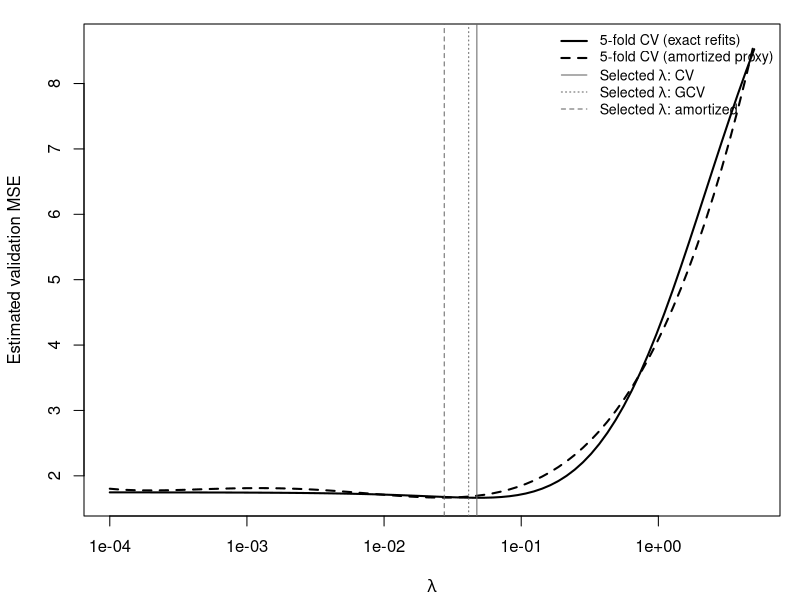

This chart was generated by the following R code:
#!/usr/bin/env Rscript

# Empirical illustration: ridge tuning (GCV vs K-fold CV) and amortized evaluation
# Produces:
#   fig/ridge_tuning_demo.pdf
#   fig/ridge_tuning_table.tex
#
# Run:
#   Rscript code/experiments/ridge_tuning_demo.R

set.seed(123)
options(stringsAsFactors = FALSE)

ensure_dir <- function(path) if (!dir.exists(path)) dir.create(path, recursive = TRUE)
ensure_dir("fig")

n <- 300
p <- 80
sigma <- 1

# correlated design
rho <- 0.2
Sigma <- rho ^ abs(outer(1:p, 1:p, "-"))
X <- matrix(rnorm(n * p), n, p) %*% chol(Sigma)
beta0 <- c(rep(1, 8), rep(0, p - 8))
y <- as.numeric(X %*% beta0 + rnorm(n, sd = sigma))

# hold-out test set
n_te <- 300
Xte <- matrix(rnorm(n_te * p), n_te, p) %*% chol(Sigma)
yte <- as.numeric(Xte %*% beta0 + rnorm(n_te, sd = sigma))

lam_grid <- exp(seq(log(1e-4), log(5), length.out = 80))

ridge_fit <- function(X, y, lam) {
  XtX <- crossprod(X)
  rhs <- crossprod(X, y)
  solve(XtX + (n * lam) * diag(ncol(X)), rhs)
}

ridge_pred <- function(beta, X) as.numeric(X %*% beta)

gcv_score <- function(X, y, lam, eigvals = NULL) {
  # V(lam) = (rss/n) / (1 - tr(A)/n)^2, A = X (X'X + n lam I)^{-1} X'
  n <- nrow(X)
  beta <- ridge_fit(X, y, lam)
  r <- y - ridge_pred(beta, X)
  rss <- mean(r^2)
  if (is.null(eigvals)) eigvals <- eigen(crossprod(X), only.values = TRUE)$values
  trA <- sum(eigvals / (eigvals + n * lam))
  rss / (1 - trA / n)^2
}

# K-fold CV (Standard)
start_time_cv <- Sys.time()
K <- 5
fold_id <- sample(rep(1:K, length.out = n))
cv_mse <- function(lam) {
  err <- numeric(K)
  for (k in 1:K) {
    tr <- which(fold_id != k)
    va <- which(fold_id == k)
    beta <- ridge_fit(X[tr, , drop = FALSE], y[tr], lam)
    pred <- ridge_pred(beta, X[va, , drop = FALSE])
    err[k] <- mean((y[va] - pred)^2)
  }
  mean(err)
}

eigvals <- eigen(crossprod(X), only.values = TRUE)$values
gcv_vals <- sapply(lam_grid, \(lam) gcv_score(X, y, lam, eigvals))
cv_vals <- sapply(lam_grid, cv_mse)
end_time_cv <- Sys.time()
time_cv <- as.numeric(end_time_cv - start_time_cv, units = "secs")

lam_gcv <- lam_grid[which.min(gcv_vals)]
lam_cv <- lam_grid[which.min(cv_vals)]

beta_gcv <- ridge_fit(X, y, lam_gcv)
beta_cv <- ridge_fit(X, y, lam_cv)
mse_gcv <- mean((yte - ridge_pred(beta_gcv, Xte))^2)
mse_cv <- mean((yte - ridge_pred(beta_cv, Xte))^2)

# Amortized evaluation (Corrected: Per-fold generator training)
# To avoid data leakage, we train the generator on the training set of each fold.
start_time_gen <- Sys.time()
B <- 25
cv_gen_vals <- numeric(length(lam_grid))
# We sum MSEs across folds then divide by K
total_gen_mse <- numeric(length(lam_grid))

for (k in 1:K) {
  tr <- which(fold_id != k)
  va <- which(fold_id == k)
  
  X_tr <- X[tr, , drop = FALSE]
  y_tr <- y[tr]
  X_va <- X[va, , drop = FALSE]
  y_va <- y[va]
  
  # 1. Train generator on this fold's training data
  # Sample B lambdas
  lam_train <- exp(runif(B, log(min(lam_grid)), log(max(lam_grid))))
  
  # Solve on training set
  Theta_tr <- sapply(lam_train, \(lam) ridge_fit(X_tr, y_tr, lam)) # p x B
  
  # Fit linear map A_k: (1, log(lam), log(lam)^2) -> beta
  Z <- rbind(1, log(lam_train), log(lam_train)^2) # 3 x B
  ZZt <- Z %*% t(Z)
  # Ridge regression for the generator weights (to handle stability)
  A_k <- Theta_tr %*% t(Z) %*% solve(ZZt + 1e-10 * diag(nrow(ZZt))) # p x 3
  
  # 2. Evaluate on validation set for ALL grid lambdas using generator
  Z_grid <- rbind(1, log(lam_grid), log(lam_grid)^2) # 3 x n_grid
  Beta_pred <- A_k %*% Z_grid # p x n_grid
  
  # Predictions: X_va (n_val x p) * Beta_pred (p x n_grid) -> (n_val x n_grid)
  Preds <- X_va %*% Beta_pred
  
  # Compute MSE per lambda
  # y_va is vector of length n_val. sweep subtracts vector from each column? 
  # No, sweep(x, 1, stat) subtracts stat[i] from x[i, ]. Correct for rows.
  Resids <- sweep(Preds, 1, y_va, "-")
  total_gen_mse <- total_gen_mse + colMeans(Resids^2)
}
cv_gen_vals <- total_gen_mse / K
end_time_gen <- Sys.time()
time_gen <- as.numeric(end_time_gen - start_time_gen, units = "secs")

lam_gen_cv <- lam_grid[which.min(cv_gen_vals)]
# Final refit at selected lambda (exact)
beta_gen_cv <- ridge_fit(X, y, lam_gen_cv)
mse_gen_cv <- mean((yte - ridge_pred(beta_gen_cv, Xte))^2)

# Print timings
cat(sprintf("Standard CV time: %.2f s\n", time_cv))
cat(sprintf("Amortized CV time: %.2f s\n", time_gen))

# ---- Figure: tuning curves ----
pdf("fig/ridge_tuning_demo.pdf", width = 6.7, height = 4.5)
par(mar = c(4.2, 4.2, 1.2, 1))
plot(lam_grid, cv_vals, log = "x", type = "l", lwd = 2,
     xlab = expression(lambda), ylab = "Estimated validation MSE",
     ylim = range(c(cv_vals, cv_gen_vals)))
lines(lam_grid, cv_gen_vals, lwd = 2, lty = 2)
abline(v = lam_cv, col = "gray40")
abline(v = lam_gcv, col = "gray40", lty = 3)
abline(v = lam_gen_cv, col = "gray40", lty = 2)
legend("topright",
       legend = c("5-fold CV (exact refits)", "5-fold CV (amortized proxy)",
                  expression(paste("Selected ", lambda, ": CV")),
                  expression(paste("Selected ", lambda, ": GCV")),
                  expression(paste("Selected ", lambda, ": amortized"))),
       lwd = c(2, 2, 1, 1, 1), lty = c(1, 2, 1, 3, 2),
       col = c("black", "black", "gray40", "gray40", "gray40"),
       bty = "n", cex = 0.85)
dev.off()

# ---- Table (LaTeX) ----
fmt <- function(x) formatC(x, digits = 3, format = "f")
tab <- c(
  "\\begin{table}[H]",
  "\\centering",
  "\\caption{Ridge tuning illustration (simulated data). We compare generalized cross-validation (GCV), $K$-fold cross-validation (CV), and a simple amortized generator proxy that approximates the CV curve without repeated refits across $\\lambda$. Test MSE is computed on an independent hold-out test set.}",
  "\\label{tab:ridge-tuning}",
  "\\begin{tabular}{lcc}",
  "\\hline",
  "Method & Selected $\\lambda$ & Test MSE\\\\",
  "\\hline",
  paste0("GCV & ", fmt(lam_gcv), " & ", fmt(mse_gcv), " \\\\"),
  paste0("5-fold CV & ", fmt(lam_cv), " & ", fmt(mse_cv), " \\\\"),
  paste0("Amortized CV proxy (refit at selected $\\lambda$) & ", fmt(lam_gen_cv), " & ", fmt(mse_gen_cv), " \\\\"),
  "\\hline",
  "\\end{tabular}",
  "\\end{table}"
)
writeLines(tab, con = "fig/ridge_tuning_table.tex")

cat("Wrote fig/ridge_tuning_demo.pdf and fig/ridge_tuning_table.tex\n")
